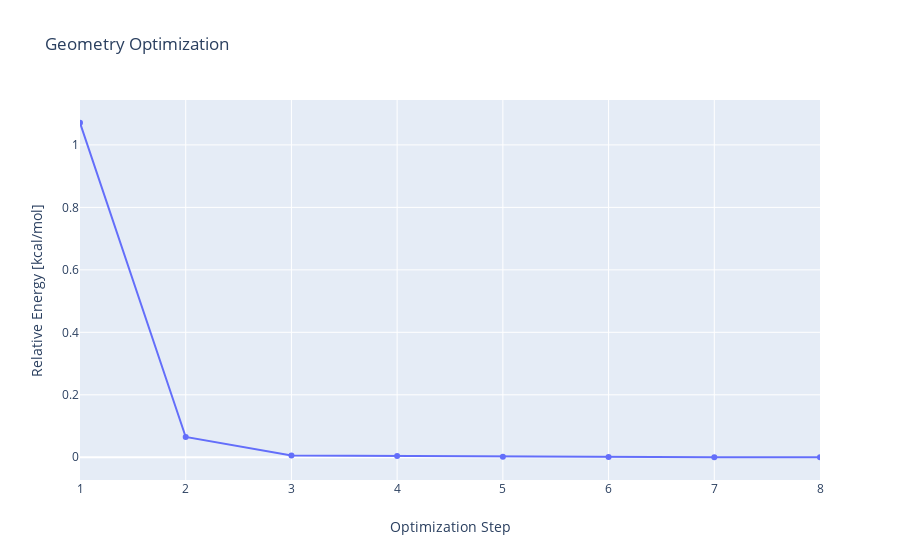

The notebook cell this image was saved under:
### Markdown cell above
And the energy trajectory of the optimization can be plotted:

### Code cell
optrec.show_history()

### Figure 1 — Plotly figure (JSON) as saved in the notebook; plotly's stock layout.template omitted (floating-point values rounded to 4 significant figures)
{"data": [{"mode": "lines+markers", "type": "scatter", "x": [1, 2, 3, 4, 5, 6, 7, 8], "y": [1.071, 0.065, 0.006, 0.004, 0.002, 0.001, 0, 0]}], "layout": {"title": {"text": "Geometry Optimization"}, "xaxis": {"range": [1, 8], "title": {"text": "Optimization Step"}}, "yaxis": {"title": {"text": "Relative Energy [kcal/mol]"}, "zeroline": true}}}
